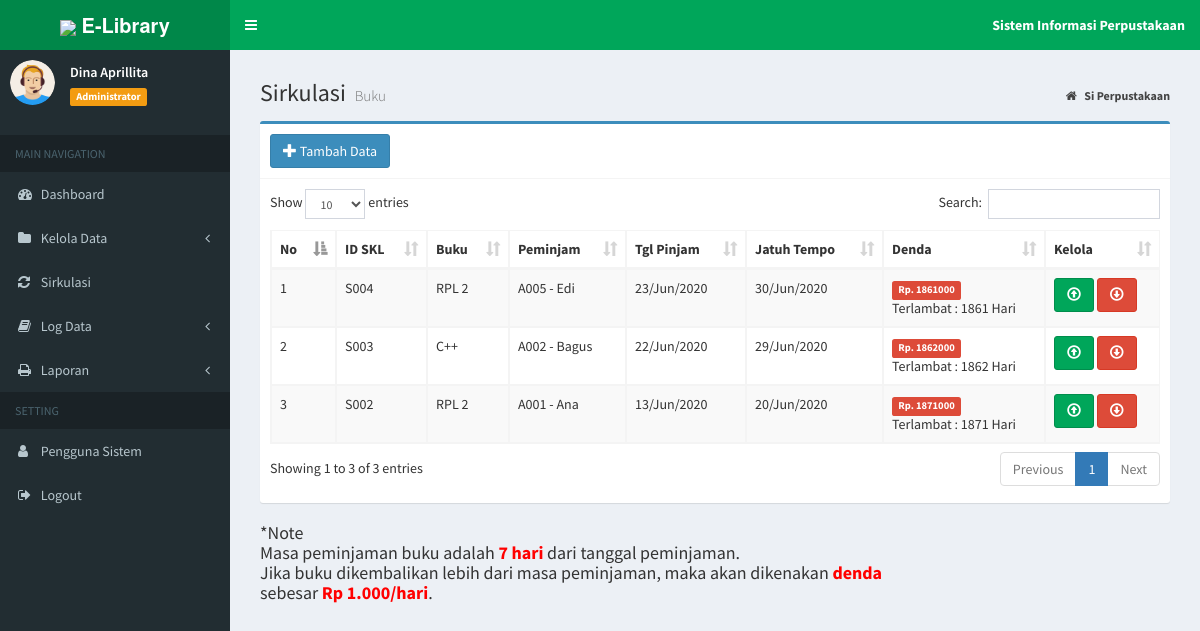
The app's page /index.php?page=data_sirkul (signed in) with its own data.
### tables this page shows
CREATE TABLE `tb_sirkulasi` (
  `id_sk` varchar(20) NOT NULL,
  `id_buku` varchar(10) NOT NULL,
  `id_anggota` varchar(10) NOT NULL,
  `tgl_pinjam` date NOT NULL,
  `tgl_kembali` date NOT NULL,
  `status` enum('PIN','KEM') NOT NULL
);

CREATE TABLE `tb_buku` (
  `id_buku` varchar(10) NOT NULL,
  `judul_buku` varchar(30) NOT NULL,
  `pengarang` varchar(30) NOT NULL,
  `penerbit` varchar(30) NOT NULL,
  `th_terbit` year(4) NOT NULL
);

CREATE TABLE `tb_anggota` (
  `id_anggota` varchar(10) NOT NULL,
  `nama` varchar(20) NOT NULL,
  `jekel` enum('Laki-laki','Perempuan') NOT NULL,
  `kelas` varchar(50) NOT NULL,
  `no_hp` varchar(15) NOT NULL
);

### admin/sirkul/data_sirkul.php (the view)
<section class="content-header">
	<h1>
		Sirkulasi
		<small>Buku</small>
	</h1>
	<ol class="breadcrumb">
		<li>
			<a href="index.php">
				<i class="fa fa-home"></i>
				<b>Si Perpustakaan</b>
			</a>
		</li>
	</ol>
</section>
<section class="content">
	<div class="box box-primary">
		<div class="box-header with-border">
			<a href="?page=add_sirkul" title="Tambah Data" class="btn btn-primary">
				<i class="glyphicon glyphicon-plus"></i> Tambah Data</a>
		</div>
		<div class="box-body">
			<div class="table-responsive">
				<table id="example1" class="table table-bordered table-striped">
					<thead>
						<tr>
							<th>No</th>
							<th>ID SKL</th>
							<th>Buku</th>
							<th>Peminjam</th>
							<th>Tgl Pinjam</th>
							<th>Jatuh Tempo</th>
							<th>Denda</th>
							<th>Kelola</th>
						</tr>
					</thead>
					<tbody>
						<?php
						$no = 1;
						$sql = $koneksi->query("SELECT s.id_sk, b.judul_buku,
				  a.id_anggota,
				  a.nama,
				  s.tgl_pinjam,
				  s.tgl_kembali
                  from tb_sirkulasi s inner join tb_buku b on s.id_buku=b.id_buku
				  inner join tb_anggota a on s.id_anggota=a.id_anggota where status='PIN' order by tgl_pinjam desc");
						while ($data = $sql->fetch_assoc()) {
						?>
							<tr>
								<td>
									<?php echo $no++; ?>
								</td>
								<td>
									<?php echo $data['id_sk']; ?>
								</td>
								<td>
									<?php echo $data['judul_buku']; ?>
								</td>
								<td>
									<?php echo $data['id_anggota']; ?>
									-
									<?php echo $data['nama']; ?>
								</td>
								<td>
									<?php $tgl = $data['tgl_pinjam'];
									echo date("d/M/Y", strtotime($tgl)) ?>
								</td>
								<td>
									<?php $tgl = $data['tgl_kembali'];
									echo date("d/M/Y", strtotime($tgl)) ?>
								</td>
								<?php
								$u_denda = 1000;
								$tgl1 = date("Y-m-d");
								$tgl2 = $data['tgl_kembali'];
								$pecah1 = explode("-", $tgl1);
								$date1 = $pecah1[2];
								$month1 = $pecah1[1];
								$year1 = $pecah1[0];
								$pecah2 = explode("-", $tgl2);
								$date2 = $pecah2[2];
								$month2 = $pecah2[1];
								$year2 =  $pecah2[0];
								$jd1 = GregorianToJD($month1, $date1, $year1);
								$jd2 = GregorianToJD($month2, $date2, $year2);
								$selisih = $jd1 - $jd2;
								$denda = $selisih * $u_denda;
								?>
								<td>
									<?php if ($selisih <= 0) { ?>
										<span class="label label-primary">Masa Peminjaman</span>
									<?php } elseif ($selisih > 0) { ?>
										<span class="label label-danger">
											Rp.
											<?= $denda ?>
										</span>
										<br> Terlambat :
										<?= $selisih ?>
										Hari
								</td>
							<?php } ?>
							<td>
								<a href="?page=panjang&kode=<?php echo $data['id_sk']; ?>" onclick="return confirm('Perpanjang Data Ini ?')" title="Perpanjang" class="btn btn-success">
									<i class="glyphicon glyphicon-upload"></i>
								</a>
								<a href="?page=kembali&kode=<?php echo $data['id_sk']; ?>" onclick="return confirm('Kembalikan Buku Ini ?')" title="Kembalikan" class="btn btn-danger">
									<i class="glyphicon glyphicon-download"></i>
							</td>
							</tr>
						<?php
						}
						?>
					</tbody>
				</table>
			</div>
		</div>
	</div>
	<h4> *Note
		<br> Masa peminjaman buku adalah <span style="color:red; font-weight:bold;">7 hari</span> dari tanggal peminjaman.
		<br> Jika buku dikembalikan lebih dari masa peminjaman, maka akan dikenakan <span style="color:red; font-weight:bold;">denda</span>
		<br> sebesar <span style="color:red; font-weight:bold;">Rp 1.000/hari</span>.
	</h4>
</section>

### index.php (shortened to what this page needs)
<?php
if (isset($_SESSION["ses_username"]) == "") {
	header("location: login.php");
} else {
	$data_nama = $_SESSION["ses_nama"];
	$data_level = $_SESSION["ses_level"];
}
include "inc/koneksi.php";
?>
<!DOCTYPE html>
<html>
<head>
	<link rel="stylesheet" href="bootstrap/css/bootstrap.min.css">
	<link rel="stylesheet" href="https://cdnjs.cloudflare.com/ajax/libs/font-awesome/4.5.0/css/font-awesome.min.css">
	<link rel="stylesheet" href="https://cdnjs.cloudflare.com/ajax/libs/ionicons/2.0.1/css/ionicons.min.css">
	<link rel="stylesheet" href="plugins/datatables/dataTables.bootstrap.css">
	<link rel="stylesheet" href="plugins/select2/select2.min.css">
	<link rel="stylesheet" href="dist/css/AdminLTE.min.css">
	<link rel="stylesheet" href="dist/css/skins/_all-skins.min.css">
</head>
<body class="hold-transition skin-green sidebar-mini">
	<div class="wrapper">
		<header class="main-header">
			<a href="index.php" class="logo">
				<span class="logo-lg">
					<img src="dist/img/logo.png" width="37px">
					<b>E-Library</b>
				</span>
			</a>
			<nav class="navbar navbar-static-top">
				<a href="#" class="sidebar-toggle" data-toggle="offcanvas" role="button">
				</a>
				<div class="navbar-custom-menu">
					<ul class="nav navbar-nav">
						<li class="dropdown messages-menu">
							<a class="dropdown-toggle">
								<span>
									<b>
										Sistem Informasi Perpustakaan
									</b>
								</span>
							</a>
						</li>
					</ul>
				</div>
			</nav>
		</header>
		<aside class="main-sidebar">
			<section class="sidebar">
				</<b>
				<div class="user-panel">
					<div class="pull-left image">
						<img src="dist/img/avatar.png" class="img-circle" alt="User Image">
					</div>
					<div class="pull-left info">
						<p>
							<?php echo $data_nama; ?>
						</p>
						<span class="label label-warning">
							<?php echo $data_level; ?>
						</span>
					</div>
				</div>
				<ul class="sidebar-menu">
					<li class="header">MAIN NAVIGATION</li>
					<?php
					if ($data_level == "Administrator") {
					?>
						<li class="treeview">
							<a href="?page=admin">
								<i class="fa fa-dashboard"></i>
								<span>Dashboard</span>
							</a>
						</li>
						<li class="treeview">
							<a href="#">
								<i class="fa fa-folder"></i>
								<span>Kelola Data</span>
								<span class="pull-right-container">
									<i class="fa fa-angle-left pull-right"></i>
								</span>
							</a>
						</li>
						<li class="treeview">
							<a href="?page=data_sirkul">
								<i class="fa fa-refresh"></i>
								<span>Sirkulasi</span>
							</a>
						</li>
						<li class="treeview">
							<a href="#">
								<i class="fa fa-book"></i>
								<span>Log Data</span>
								<span class="pull-right-container">
									<i class="fa fa-angle-left pull-right"></i>
								</span>
							</a>
						</li>
						<li class="treeview">
							<a href="#">
								<i class="fa fa-print"></i>
								<span>Laporan</span>
								<span class="pull-right-container">
									<i class="fa fa-angle-left pull-right"></i>
								</span>
							</a>
						</li>
						<li class="header">SETTING</li>
						<li class="treeview">
							<a href="?page=MyApp/data_pengguna">
								<i class="fa fa-user"></i>
								<span>Pengguna Sistem</span>
							</a>
						</li>
					<?php
					}
					?>
					<li>
						<a href="logout.php" onclick="return confirm('Anda yakin keluar dari aplikasi ?')">
							<i class="fa fa-sign-out"></i>
							<span>Logout</span>
						</a>
					</li>
			</section>
		</aside>
		<div class="content-wrapper">
			<section class="content">
				<?php
				if (isset($_GET['page'])) {
					$hal = $_GET['page'];
					switch ($hal) {
						case 'data_sirkul':
							include "admin/sirkul/data_sirkul.php";
							break;
					}
				} else {
					if ($data_level == "Administrator") {
						include "home/admin.php";
					} elseif ($data_level == "Petugas") {
						include "home/petugas.php";
					}
				}
				?>
			</section>
		</div>
</body>
</html>

### records on screen
tb_sirkulasi: id_sk "S004", id_buku.judul_buku "RPL 2", id_anggota.id_anggota "A005", id_anggota.nama "Edi", tgl_pinjam "23/Jun/2020", tgl_kembali "30/Jun/2020", tgl_kembali "1861000", tgl_kembali "1861"
tb_sirkulasi: id_sk "S003", id_buku.judul_buku "C++", id_anggota.id_anggota "A002", id_anggota.nama "Bagus", tgl_pinjam "22/Jun/2020", tgl_kembali "29/Jun/2020", tgl_kembali "1862000", tgl_kembali "1862"
tb_sirkulasi: id_sk "S002", id_buku.judul_buku "RPL 2", id_anggota.id_anggota "A001", id_anggota.nama "Ana", tgl_pinjam "13/Jun/2020", tgl_kembali "20/Jun/2020", tgl_kembali "1871000", tgl_kembali "1871"

### other values on screen
$data_nama "Dina Aprillita"
$data_level "Administrator"
